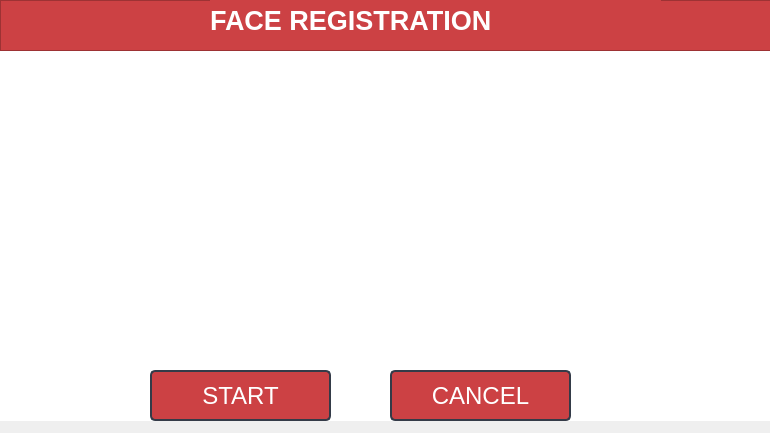
<?xml version="1.0" encoding="UTF-8"?>
<ui version="4.0">
 <class>generateNotice</class>
 <widget class="QWidget" name="generateNotice">
  <property name="geometry">
   <rect>
    <x>0</x>
    <y>0</y>
    <width>770</width>
    <height>433</height>
   </rect>
  </property>
  <property name="windowTitle">
   <string>Face Registration</string>
  </property>
  <widget class="QFrame" name="frame_3">
   <property name="geometry">
    <rect>
     <x>0</x>
     <y>0</y>
     <width>771</width>
     <height>51</height>
    </rect>
   </property>
   <property name="styleSheet">
    <string notr="true">background-color:rgb(204, 65, 68);
</string>
   </property>
   <property name="frameShape">
    <enum>QFrame::StyledPanel</enum>
   </property>
   <property name="frameShadow">
    <enum>QFrame::Raised</enum>
   </property>
   <widget class="QLabel" name="label_12">
    <property name="geometry">
     <rect>
      <x>210</x>
      <y>0</y>
      <width>451</width>
      <height>41</height>
     </rect>
    </property>
    <property name="font">
     <font>
      <family>Segoe UI</family>
      <pointsize>20</pointsize>
      <weight>75</weight>
      <bold>true</bold>
     </font>
    </property>
    <property name="styleSheet">
     <string notr="true">background-color:rgb(204, 65, 68);
color:white;</string>
    </property>
    <property name="text">
     <string>FACE REGISTRATION</string>
    </property>
   </widget>
  </widget>
  <widget class="QPushButton" name="startRec">
   <property name="geometry">
    <rect>
     <x>150</x>
     <y>370</y>
     <width>181</width>
     <height>51</height>
    </rect>
   </property>
   <property name="minimumSize">
    <size>
     <width>150</width>
     <height>30</height>
    </size>
   </property>
   <property name="font">
    <font>
     <family>Segoe UI</family>
     <pointsize>18</pointsize>
    </font>
   </property>
   <property name="styleSheet">
    <string notr="true">QPushButton {
	border: 2px solid rgb(52, 59, 72);
	border-radius: 5px;	
	background-color: rgb(204, 65, 68);
	color:white;
}
QPushButton:hover {
	background-color: rgb(166, 52, 56);
	border: 2px solid rgb(61, 70, 86);
	color:white;
}
QPushButton:pressed {	
	background-color: rgb(35, 40, 49);
	border: 2px solid rgb(43, 50, 61);
}</string>
   </property>
   <property name="text">
    <string>START</string>
   </property>
  </widget>
  <widget class="QPushButton" name="cancelRec">
   <property name="geometry">
    <rect>
     <x>390</x>
     <y>370</y>
     <width>181</width>
     <height>51</height>
    </rect>
   </property>
   <property name="minimumSize">
    <size>
     <width>150</width>
     <height>30</height>
    </size>
   </property>
   <property name="font">
    <font>
     <family>Segoe UI</family>
     <pointsize>18</pointsize>
    </font>
   </property>
   <property name="styleSheet">
    <string notr="true">QPushButton {
	border: 2px solid rgb(52, 59, 72);
	border-radius: 5px;	
	background-color: rgb(204, 65, 68);
	color:white;
}
QPushButton:hover {
	background-color: rgb(166, 52, 56);
	border: 2px solid rgb(61, 70, 86);
	color:white;
}
QPushButton:pressed {	
	background-color: rgb(35, 40, 49);
	border: 2px solid rgb(43, 50, 61);
}</string>
   </property>
   <property name="text">
    <string>CANCEL</string>
   </property>
  </widget>
  <widget class="QLabel" name="label">
   <property name="geometry">
    <rect>
     <x>-110</x>
     <y>-20</y>
     <width>951</width>
     <height>441</height>
    </rect>
   </property>
   <property name="styleSheet">
    <string notr="true">image: url(:/images/generate.png);
background-color:white;</string>
   </property>
   <property name="text">
    <string/>
   </property>
  </widget>
  <zorder>label</zorder>
  <zorder>frame_3</zorder>
  <zorder>startRec</zorder>
  <zorder>cancelRec</zorder>
 </widget>
 <resources>
  <include location="warnings.qrc"/>
 </resources>
 <connections/>
</ui>
